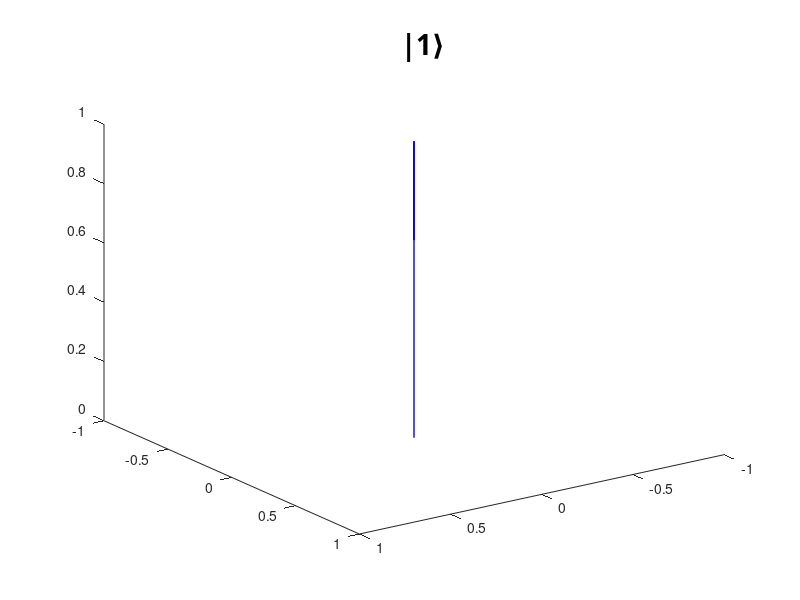

MATLAB code for this plot: (Note: this script raises an error after producing the figure.)
function [fig_axes] = Plot_sphere()
%% Bloch sphere
fig_axes = figure;
t = -1:0.0001:1;
st = 0*t;

view(145,25);%(azimuthal,elevation)
hold on;
text(0,-0.1,1.3,'\bf{|1\rangle}','Color','black','FontSize',20,'FontName','CMU Serif');
text(0,-0.1,-1.3,'\bf{|0\rangle}','Color','black','FontSize',20,'FontName','CMU Serif');
%
% text(0,-0.1,1.1,'$\hat\mathbf{{z}}$','Color','black','FontSize',25,'Interpreter','latex'); %z-axis label



q01 = quiver3(0,0,0,0,0,1,'Color','blue',...
    'LineStyle','-',...
    'LineWidth',1,...
    'AutoScale','off');
q01.ShowArrowHead = 'off';

q02 = quiver3(0,0,0,0,0,-1,'Color','blue',...
    'LineStyle','-',...
    'LineWidth',1,...
    'AutoScale','off');
q02.ShowArrowHead = 'off';


q1 = quiver3(0,0,0,1,0,0,'Color','blue',...
    'LineStyle','-',...
    'LineWidth',1,...
    'AutoScale','off');
q1.ShowArrowHead = 'off';

q2 = quiver3(0,0,0,-1,0,0,'Color','blue',...
    'LineStyle','-',...
    'LineWidth',1,...
    'AutoScale','off');
q2.ShowArrowHead = 'off';
text(1.3,0,0,'$\bf{\hat{x}}$','Color','black','FontSize',20,'Interpreter','latex','FontName','CMU Serif');

q3 = quiver3(0,0,0,0,-1,0,'Color','blue',...
    'LineStyle','-',...
    'LineWidth',1,...
    'AutoScale','off');
q3.ShowArrowHead = 'off';

q4 = quiver3(0,0,0,0,1,0,'Color','blue',...
    'LineStyle','-',...
    'LineWidth',1,...
    'AutoScale','off');
q4.ShowArrowHead = 'off';
text(0,1.3,0,'$\bf{\hat{y}}$','Color','black','FontSize',20,'Interpreter','latex','FontName','CMU Serif');



%draw the unit circles
py = sqrt( 1 - (t.*t));
ny = -sqrt( 1 - (t.*t));
px = sqrt( 1 - (t.*t));
nx = -sqrt( 1 - (t.*t));
pz = sqrt( 1 - (t.*t));
nz = -sqrt( 1 - (t.*t));

plot3(st,py,t,'Color','[0,0,0]','LineWidth',1.2,'LineStyle','-');
plot3(st,ny,t,'Color','[0,0,0]','LineWidth',1.2,'LineStyle','-');
plot3(px,st,t,'Color','[0,0,0]','LineWidth',1.2,'LineStyle','-');
plot3(nx,st,t,'Color','[0,0,0]','LineWidth',1.2,'LineStyle','-');
plot3(px,t,st,'Color','[0,0,0]','LineWidth',1.2,'LineStyle','-');
plot3(nx,t,st,'Color','[0,0,0]','LineWidth',1.2,'LineStyle','-');
%
set(gca,'YTick',[])
set(gca,'XTick',[])
set(gca,'ZTick',[])
set(gca,'Visible','off')

[a, b, c] = sphere(100);
sp = surfl(a, b, c);
set(sp, 'FaceAlpha', 0.09)
shading flat
end